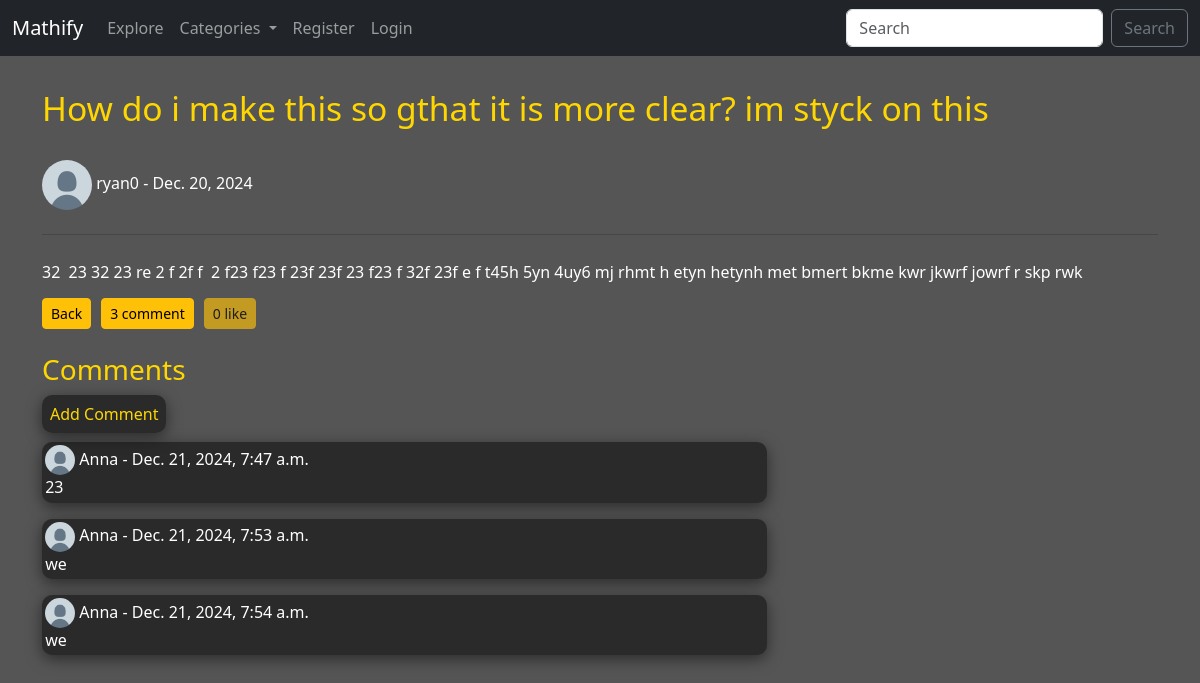
/article/66, run on an earlier commit of the app's database.
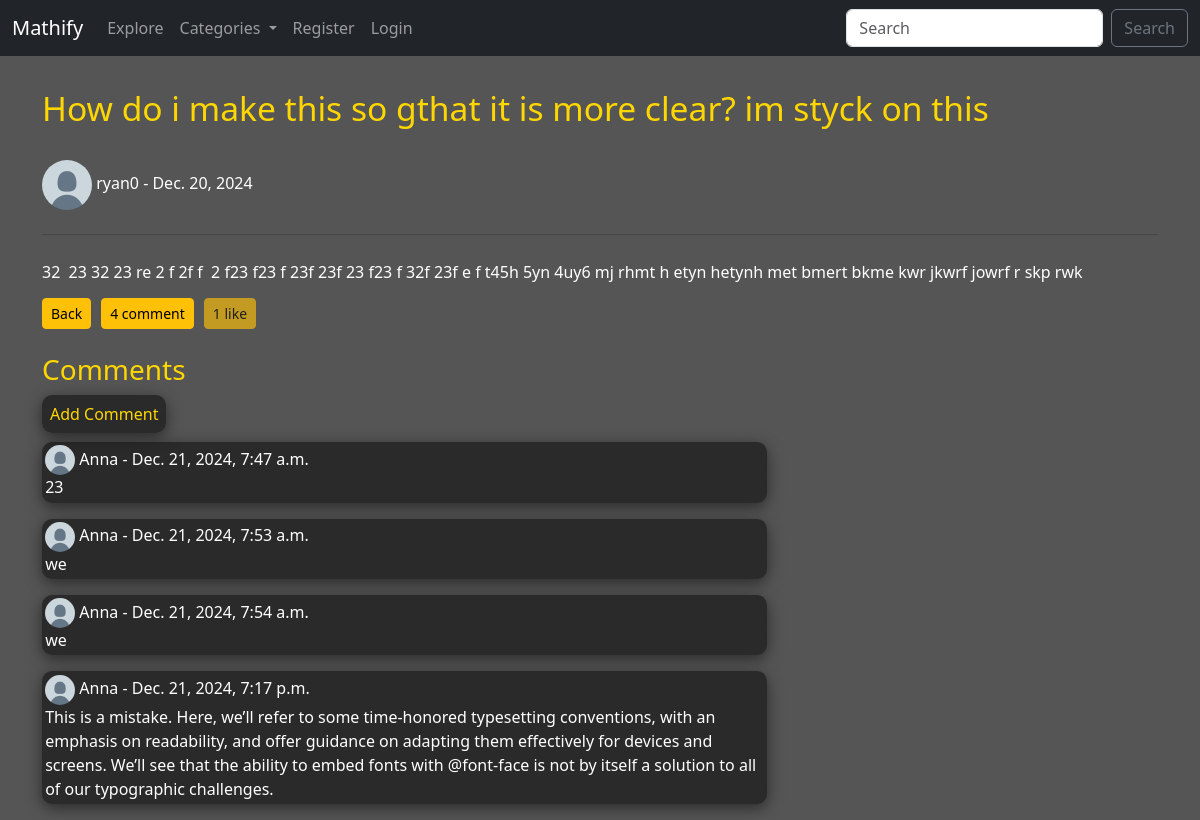
And on a later commit of the database.
### myApp/models.py (models this page shows, shortened)
class Post(models.Model):
    title = models.CharField(max_length=255)
    header_image = models.ImageField(null=True, blank=True, upload_to="images/")
    author = models.ForeignKey(User, on_delete=models.CASCADE)
    body = RichTextField(blank=True, null=True)
    post_date = models.DateField(auto_now_add=True)
    category = models.CharField(max_length=255, default='uncategorized')
    likes = models.ManyToManyField(User, related_name='blog_post')
    def total_likes(self):
        return self.likes.count()
    def total_comments(self):
        return self.comments.count()

class Comment(models.Model):
    post = models.ForeignKey(Post, related_name="comments", on_delete=models.CASCADE)
    name = models.CharField(max_length=255)
    body = models.TextField()
    date_added = models.DateTimeField(auto_now_add=True)

### myApp/views.py (the view)
# urls.py: path('article/<int:pk>', ArticleDetailView.as_view(), name="article_details"),
class ArticleDetailView(DetailView):
    model = Post
    template_name = 'myApp/article_details.html'
    def get_context_data(self, *args, **kwargs):
        cat_menu = Category.objects.all()
        context = super(ArticleDetailView, self).get_context_data(*args, **kwargs)
        stuff = get_object_or_404(Post, id=self.kwargs['pk'])
        total_likes = stuff.total_likes()
        liked = False
        if stuff.likes.filter(id=self.request.user.id).exists():
            liked = True
        context["cat_menu"] = cat_menu
        context["total_likes"] = total_likes
        context["liked"] = liked
        return context

### myApp/models.py (called while the page is built)
    def __str__(self):
        return self.name

### myApp/templates/myApp/article_details.html (shortened to what this page needs)
{% extends 'myApp/base.html' %}
{% load static %}
{% block content %}
    <link rel="stylesheet" href="{% static 'myApp/css/article_detail.css' %}">
    <h1>{{ post.title }}</h1>
    <div class="post-card">
        <h6>
            {% if post.author.profile.profile_pic %}
                <img src="{{ post.author.profile.profile_pic.url }}" width=50 height=50 class="rounded-circle">
            {% else %}
                <img src="{% static 'myApp/images/defaultpfp.png' %}" width=50 height=50 class="rounded-circle">
            {% endif %}
                {{ post.author.username }} - {{ post.post_date }}
        <hr>
        <br/>
        <h6>
            {{ post.body|safe }}
        </h6>
    </div>
    <div class="back-like">
        <a href="{% url 'blog_view' %}" class="btn btn-warning btn-sm">Back</a>
        <button class="btn btn-warning btn-sm">{{ post.total_comments }} comment</button>
        <form action="{% url 'like_post' post.pk %}" method="POST">
            {% if user.is_authenticated %}
                {% if liked %}
                    <button type="submit", name="post_id", value="{{ post.id }}",
                    class="btn btn-warning btn-sm"> {{ total_likes }} like</button>
                {% else %}
                    <button type="submit", name="post_id", value="{{ post.id }}",
                    class="btn btn-warning btn-sm"> {{ total_likes }} like</button>
                {% endif %}
            {% else %}
                    <button class="btn btn-warning btn-sm" disabled> {{ total_likes }} like</button>
            {% endif %}
        </form>
    </div>
    <br/>
    <h3>Comments</h3>
    <div class="comment-section">
        <div class="add-comment">
            <a href="{% url 'add_comment' post.pk %}">Add Comment</a><br/>
        </div>
        {% if not post.comments.all %}
            <h6>
                Very empty here... No comments..
            </h6>
        {% else %}
            {% for comment in post.comments.all %}
                <div class="comment-post">
                    <strong>
                        {% if post.author.profile.profile_pic %}
                            <img src="{{ post.author.profile.profile_pic.url }}" width=30 height=30 class="rounded-circle">
                        {% else %}
                            <img src="{% static 'myApp/images/defaultpfp.png' %}" width=30 height=30 class="rounded-circle">
                        {% endif %}
                        {{ comment.name }} - {{ comment.date_added }}
                    </strong>
                    <br/>
                    {{ comment.body }}
                    <br/>
                </div>
            {% endfor %}
        {% endif %}
    </div>
{% endblock %}

What changed in the data, as far as the page shows it:
computed for Post "How do i make this so gthat it is more clear? im styck on this": total_comments "3" → "4"
added Comment: name "Anna", date_added "Dec. 21, 2024, 7:17 p.m.", body "This is a mistake. Here, we’ll refer to some time-honored typesetting conventions, with an emphasis on readability, and offer guidance on adapting them effectively for devices and screens. We’ll see that the ability to embed fonts with @font-face is not by itself a solution to all of our typographic challenges."
Also different on the page:
{{ total_likes }}: "0" → "1"
